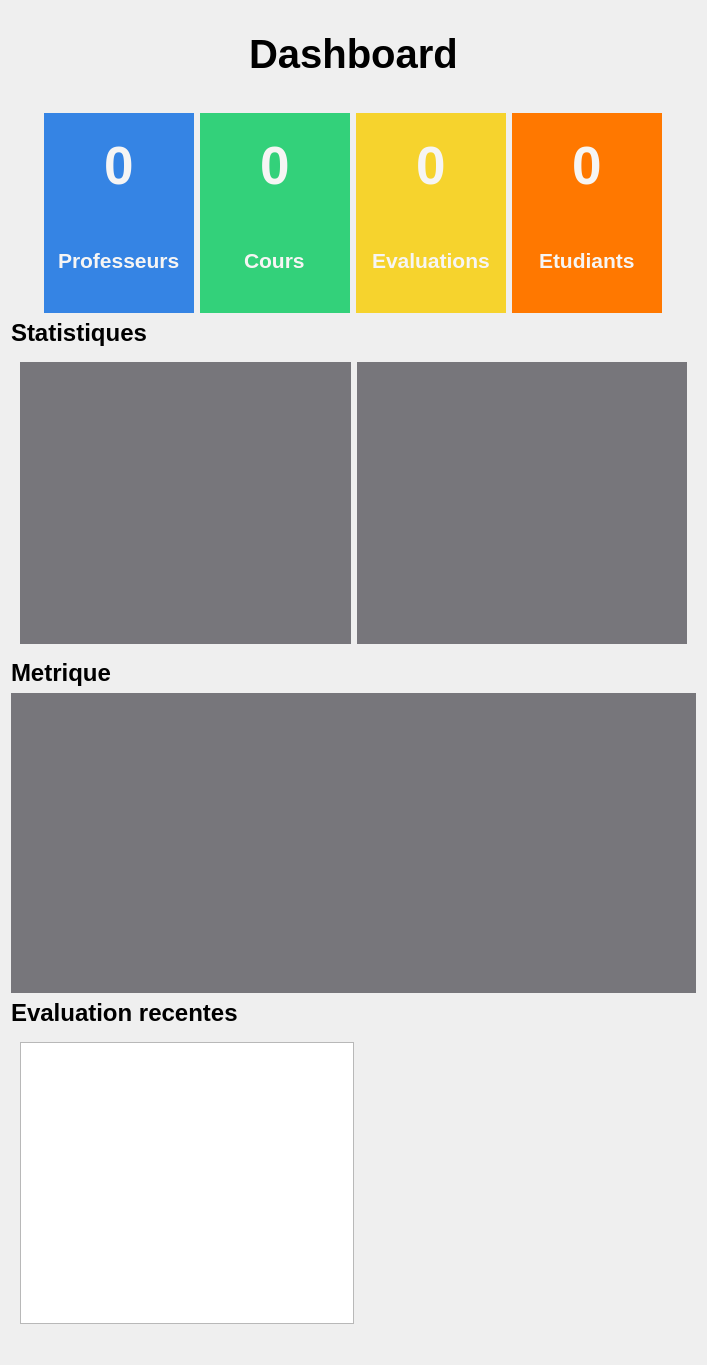
                     <widget class="QWidget" name="scrollAreaWidgetContents">
                      <property name="geometry">
                       <rect>
                        <x>0</x>
                        <y>0</y>
                        <width>707</width>
                        <height>1365</height>
                       </rect>
                      </property>
                      <layout class="QVBoxLayout" name="verticalLayout_10">
                       <item>
                        <layout class="QHBoxLayout" name="horizontalLayout_9">
                         <property name="topMargin">
                          <number>20</number>
                         </property>
                         <property name="rightMargin">
                          <number>0</number>
                         </property>
                         <property name="bottomMargin">
                          <number>30</number>
                         </property>
                         <item>
                          <spacer name="horizontalSpacer_10">
                           <property name="orientation">
                            <enum>Qt::Horizontal</enum>
                           </property>
                           <property name="sizeHint" stdset="0">
                            <size>
                             <width>40</width>
                             <height>20</height>
                            </size>
                           </property>
                          </spacer>
                         </item>
                         <item>
                          <widget class="QLabel" name="label_3">
                           <property name="font">
                            <font>
                             <pointsize>30</pointsize>
                             <weight>75</weight>
                             <bold>true</bold>
                            </font>
                           </property>
                           <property name="text">
                            <string>Dashboard</string>
                           </property>
                          </widget>
                         </item>
                         <item>
                          <spacer name="horizontalSpacer_3">
                           <property name="orientation">
                            <enum>Qt::Horizontal</enum>
                           </property>
                           <property name="sizeHint" stdset="0">
                            <size>
                             <width>40</width>
                             <height>20</height>
                            </size>
                           </property>
                          </spacer>
                         </item>
                        </layout>
                       </item>
                       <item>
                        <layout class="QHBoxLayout" name="horizontalLayout_11">
                         <item>
                          <spacer name="horizontalSpacer_4">
                           <property name="orientation">
                            <enum>Qt::Horizontal</enum>
                           </property>
                           <property name="sizeHint" stdset="0">
                            <size>
                             <width>40</width>
                             <height>20</height>
                            </size>
                           </property>
                          </spacer>
                         </item>
                         <item>
                          <layout class="QHBoxLayout" name="horizontalLayout_10">
                           <item>
                            <widget class="QWidget" name="widget_7" native="true">
                             <property name="minimumSize">
                              <size>
                               <width>150</width>
                               <height>200</height>
                              </size>
                             </property>
                             <property name="styleSheet">
                              <string notr="true">background-color: rgb(53, 132, 228);
color: rgb(246, 245, 244);</string>
                             </property>
                             <layout class="QVBoxLayout" name="verticalLayout_6">
                              <item alignment="Qt::AlignHCenter">
                               <widget class="QLabel" name="label_4">
                                <property name="font">
                                 <font>
                                  <pointsize>40</pointsize>
                                  <weight>75</weight>
                                  <bold>true</bold>
                                 </font>
                                </property>
                                <property name="text">
                                 <string>0</string>
                                </property>
                               </widget>
                              </item>
                              <item alignment="Qt::AlignHCenter">
                               <widget class="QLabel" name="label_5">
                                <property name="font">
                                 <font>
                                  <pointsize>16</pointsize>
                                  <weight>75</weight>
                                  <bold>true</bold>
                                 </font>
                                </property>
                                <property name="text">
                                 <string>Professeurs</string>
                                </property>
                               </widget>
                              </item>
                             </layout>
                            </widget>
                           </item>
                           <item>
                            <widget class="QWidget" name="widget_8" native="true">
                             <property name="minimumSize">
                              <size>
                               <width>150</width>
                               <height>200</height>
                              </size>
                             </property>
                             <property name="styleSheet">
                              <string notr="true">background-color: rgb(51, 209, 122);
color: rgb(246, 245, 244);</string>
                             </property>
                             <layout class="QVBoxLayout" name="verticalLayout_7">
                              <item alignment="Qt::AlignHCenter">
                               <widget class="QLabel" name="label_6">
                                <property name="font">
                                 <font>
                                  <pointsize>40</pointsize>
                                  <weight>75</weight>
                                  <bold>true</bold>
                                 </font>
                                </property>
                                <property name="text">
                                 <string>0</string>
                                </property>
                               </widget>
                              </item>
                              <item alignment="Qt::AlignHCenter">
                               <widget class="QLabel" name="label_7">
                                <property name="font">
                                 <font>
                                  <pointsize>16</pointsize>
                                  <weight>75</weight>
                                  <bold>true</bold>
                                 </font>
                                </property>
                                <property name="text">
                                 <string>Cours</string>
                                </property>
                               </widget>
                              </item>
                             </layout>
                            </widget>
                           </item>
                           <item>
                            <widget class="QWidget" name="widget_9" native="true">
                             <property name="minimumSize">
                              <size>
                               <width>150</width>
                               <height>200</height>
                              </size>
                             </property>
                             <property name="styleSheet">
                              <string notr="true">background-color: rgb(246, 211, 45);
color: rgb(246, 245, 244);</string>
                             </property>
                             <layout class="QVBoxLayout" name="verticalLayout_8">
                              <item alignment="Qt::AlignHCenter">
                               <widget class="QLabel" name="label_8">
                                <property name="font">
                                 <font>
                                  <pointsize>40</pointsize>
                                  <weight>75</weight>
                                  <bold>true</bold>
                                 </font>
                                </property>
                                <property name="text">
                                 <string>0</string>
                                </property>
                               </widget>
                              </item>
                              <item alignment="Qt::AlignHCenter">
                               <widget class="QLabel" name="label_9">
                                <property name="font">
                                 <font>
                                  <pointsize>16</pointsize>
                                  <weight>75</weight>
                                  <bold>true</bold>
                                 </font>
                                </property>
                                <property name="text">
                                 <string>Evaluations</string>
                                </property>
                               </widget>
                              </item>
                             </layout>
                            </widget>
                           </item>
                           <item>
                            <widget class="QWidget" name="widget_10" native="true">
                             <property name="minimumSize">
                              <size>
                               <width>150</width>
                               <height>200</height>
                              </size>
                             </property>
                             <property name="styleSheet">
                              <string notr="true">background-color: rgb(255, 120, 0);
color: rgb(246, 245, 244);</string>
                             </property>
                             <layout class="QVBoxLayout" name="verticalLayout_9">
                              <item alignment="Qt::AlignHCenter">
                               <widget class="QLabel" name="label_10">
                                <property name="font">
                                 <font>
                                  <pointsize>40</pointsize>
                                  <weight>75</weight>
                                  <bold>true</bold>
                                 </font>
                                </property>
                                <property name="text">
                                 <string>0</string>
                                </property>
                               </widget>
                              </item>
                              <item alignment="Qt::AlignHCenter">
                               <widget class="QLabel" name="label_11">
                                <property name="font">
                                 <font>
                                  <pointsize>16</pointsize>
                                  <weight>75</weight>
                                  <bold>true</bold>
                                 </font>
                                </property>
                                <property name="text">
                                 <string>Etudiants</string>
                                </property>
                               </widget>
                              </item>
                             </layout>
                            </widget>
                           </item>
                          </layout>
                         </item>
                         <item>
                          <spacer name="horizontalSpacer_5">
                           <property name="orientation">
                            <enum>Qt::Horizontal</enum>
                           </property>
                           <property name="sizeHint" stdset="0">
                            <size>
                             <width>40</width>
                             <height>20</height>
                            </size>
                           </property>
                          </spacer>
                         </item>
                        </layout>
                       </item>
                       <item>
                        <layout class="QHBoxLayout" name="horizontalLayout_14">
                         <item>
                          <widget class="QLabel" name="label_13">
                           <property name="font">
                            <font>
                             <pointsize>18</pointsize>
                             <weight>75</weight>
                             <bold>true</bold>
                            </font>
                           </property>
                           <property name="text">
                            <string>Statistiques</string>
                           </property>
                          </widget>
                         </item>
                         <item>
                          <spacer name="horizontalSpacer_7">
                           <property name="orientation">
                            <enum>Qt::Horizontal</enum>
                           </property>
                           <property name="sizeHint" stdset="0">
                            <size>
                             <width>40</width>
                             <height>20</height>
                            </size>
                           </property>
                          </spacer>
                         </item>
                        </layout>
                       </item>
                       <item>
                        <widget class="QWidget" name="widget_11" native="true">
                         <property name="minimumSize">
                          <size>
                           <width>0</width>
                           <height>300</height>
                          </size>
                         </property>
                         <layout class="QHBoxLayout" name="horizontalLayout_12">
                          <item>
                           <widget class="QWidget" name="widget_12" native="true">
                            <property name="styleSheet">
                             <string notr="true">background-color: rgb(119, 118, 123);</string>
                            </property>
                           </widget>
                          </item>
                          <item>
                           <widget class="QWidget" name="widget_13" native="true">
                            <property name="styleSheet">
                             <string notr="true">background-color: rgb(119, 118, 123);</string>
                            </property>
                           </widget>
                          </item>
                         </layout>
                        </widget>
                       </item>
                       <item>
                        <layout class="QHBoxLayout" name="horizontalLayout_16">
                         <item>
                          <widget class="QLabel" name="label_14">
                           <property name="font">
                            <font>
                             <pointsize>18</pointsize>
                             <weight>75</weight>
                             <bold>true</bold>
                            </font>
                           </property>
                           <property name="text">
                            <string>Metrique</string>
                           </property>
                          </widget>
                         </item>
                         <item>
                          <spacer name="horizontalSpacer_9">
                           <property name="orientation">
                            <enum>Qt::Horizontal</enum>
                           </property>
                           <property name="sizeHint" stdset="0">
                            <size>
                             <width>40</width>
                             <height>20</height>
                            </size>
                           </property>
                          </spacer>
                         </item>
                        </layout>
                       </item>
                       <item>
                        <widget class="QWidget" name="widget_15" native="true">
                         <property name="minimumSize">
                          <size>
                           <width>0</width>
                           <height>300</height>
                          </size>
                         </property>
                         <property name="maximumSize">
                          <size>
                           <width>16777215</width>
                           <height>300</height>
                          </size>
                         </property>
                         <property name="styleSheet">
                          <string notr="true">background-color: rgb(119, 118, 123);</string>
                         </property>
                        </widget>
                       </item>
                       <item>
                        <layout class="QHBoxLayout" name="horizontalLayout_13">
                         <item>
                          <widget class="QLabel" name="label_12">
                           <property name="font">
                            <font>
                             <pointsize>18</pointsize>
                             <weight>75</weight>
                             <bold>true</bold>
                            </font>
                           </property>
                           <property name="text">
                            <string>Evaluation recentes</string>
                           </property>
                          </widget>
                         </item>
                         <item>
                          <spacer name="horizontalSpacer_6">
                           <property name="orientation">
                            <enum>Qt::Horizontal</enum>
                           </property>
                           <property name="sizeHint" stdset="0">
                            <size>
                             <width>40</width>
                             <height>20</height>
                            </size>
                           </property>
                          </spacer>
                         </item>
                        </layout>
                       </item>
                       <item>
                        <widget class="QWidget" name="widget_14" native="true">
                         <property name="minimumSize">
                          <size>
                           <width>0</width>
                           <height>300</height>
                          </size>
                         </property>
                         <property name="maximumSize">
                          <size>
                           <width>16777215</width>
                           <height>300</height>
                          </size>
                         </property>
                         <layout class="QHBoxLayout" name="horizontalLayout_15">
                          <item>
                           <widget class="QListView" name="eval_recentes"/>
                          </item>
                          <item>
                           <spacer name="horizontalSpacer_8">
                            <property name="orientation">
                             <enum>Qt::Horizontal</enum>
                            </property>
                            <property name="sizeHint" stdset="0">
                             <size>
                              <width>40</width>
                              <height>20</height>
                             </size>
                            </property>
                           </spacer>
                          </item>
                         </layout>
                        </widget>
                       </item>
                       <item>
                        <spacer name="verticalSpacer_2">
                         <property name="orientation">
                          <enum>Qt::Vertical</enum>
                         </property>
                         <property name="sizeHint" stdset="0">
                          <size>
                           <width>20</width>
                           <height>55</height>
                          </size>
                         </property>
                        </spacer>
                       </item>
                      </layout>
                     </widget>
